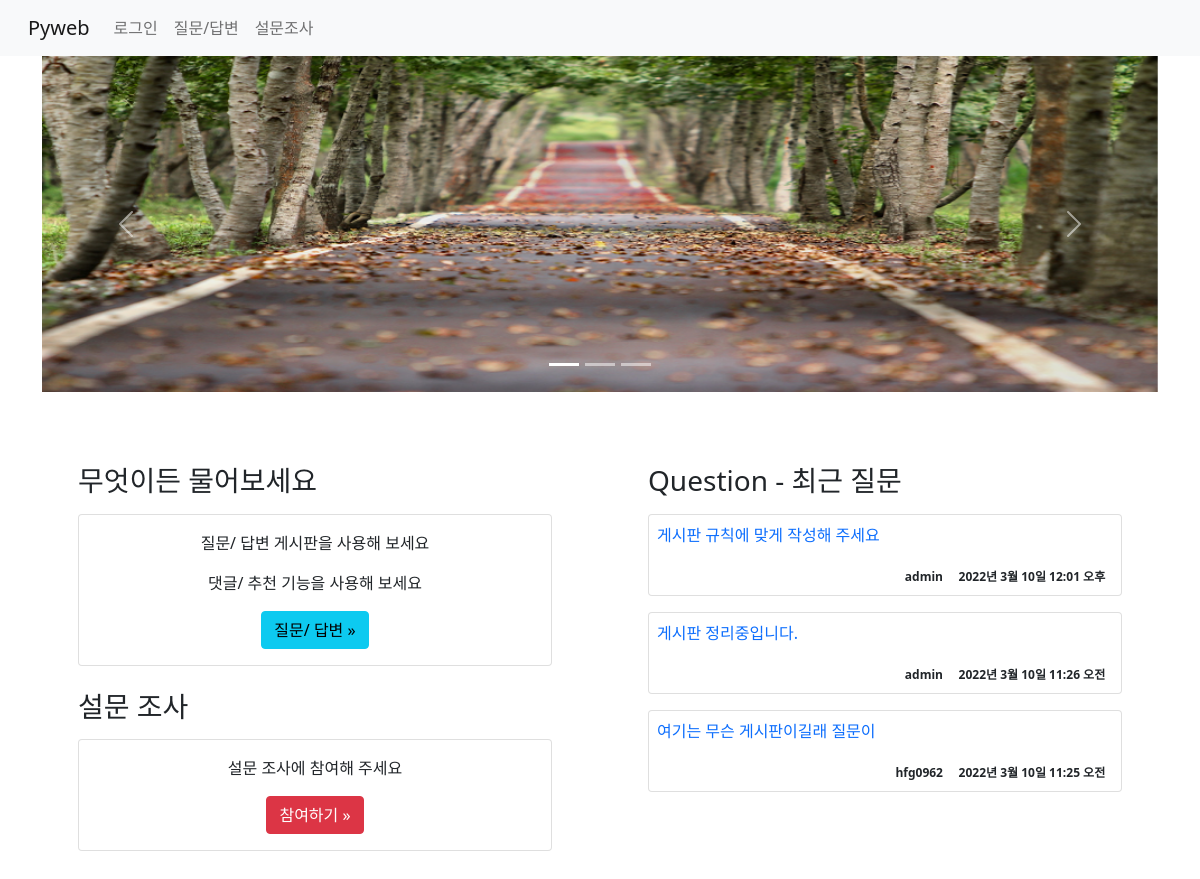
The page / on the database its author committed.
### board/models.py (models this page shows, shortened)
class Question(models.Model):
    subject = models.CharField(max_length=200)
    content = models.TextField()
    create_date = models.DateTimeField()  # not null
    modify_date = models.DateTimeField(null=True, blank=True) # null 값 허용/ blank- 폼 데이터null
    author = models.ForeignKey(User, on_delete=models.CASCADE)

### board/views.py (the view)
# urls.py: path('', views.index, name='index'),  #127.0.0.1:8000/board/
def index(request):
    question_list = Question.objects.order_by('-pk')[:3]
    context = {'question_list':question_list}
    return render(request, 'board/index.html', context)

### templates/board/index.html (shortened to what this page needs)
{% extends 'base.html'%}
{% load static %}
{% block content %}
<div class="container">
    <div id="carouselExampleIndicators" class="carousel slide" data-bs-ride="carousel">
      <div class="carousel-indicators">
        <button type="button" data-bs-target="#carouselExampleIndicators" data-bs-slide-to="0" class="active" aria-current="true" aria-label="Slide 1"></button>
        <button type="button" data-bs-target="#carouselExampleIndicators" data-bs-slide-to="1" aria-label="Slide 2"></button>
        <button type="button" data-bs-target="#carouselExampleIndicators" data-bs-slide-to="2" aria-label="Slide 3"></button>
      </div>
      <div class="carousel-inner">
        <div class="carousel-item active">
          <img src="{% static 'board/images/bg0.png' %}" class="d-block w-100" alt="...">
        </div>
      </div>
      <button class="carousel-control-prev" type="button" data-bs-target="#carouselExampleIndicators" data-bs-slide="prev">
        <span class="carousel-control-prev-icon" aria-hidden="true"></span>
      </button>
      <button class="carousel-control-next" type="button" data-bs-target="#carouselExampleIndicators" data-bs-slide="next">
        <span class="carousel-control-next-icon" aria-hidden="true"></span>
      </button>
    </div>
    <div class="row">
        <div class="col-6 p-5">
            <h3 class="mt-4">무엇이든 물어보세요</h3>
            <div class="card my-3" style="text-align:center;">
                <div class="card-body">
                    <p>질문/ 답변 게시판을 사용해 보세요</p>
                    <p>댓글/ 추천 기능을 사용해 보세요</p>
                    <a href="{% url 'board:boardlist' %}" class="btn btn-info">질문/ 답변 &raquo;</a>
                </div>
            </div>
            <h3 class="mt-4">설문 조사</h3>
            <div class="card my-3" style="text-align:center;">
                <div class="card-body">
                    <p>설문 조사에 참여해 주세요</p>
                    <a href="{% url 'poll:index' %}" class="btn btn-danger">참여하기 &raquo;</a>
                </div>
            </div>
        </div>
        <div class="col-6 p-5">
        <h3 class="mt-4">Question - 최근 질문</h3>
            {% for question in question_list%}
            <div class="card my-3" >
                <div class="card-body p-2">
                    <p>
                        <a href="{% url 'board:detail' question.id %}"
                            class="text-decoration-none">
                            {{ question.subject }}</a>
                    </p>
                    <div class="card-text text-right">
                        <span class="badge text-dark">
                            {{ question.author }} &nbsp; &nbsp; {{ question.create_date }}
                        </span>
                    </div>
                </div>
            </div>
            {% endfor %}
        </div>
    </div>
</div>
{% endblock %}

### rows shown on the page
Question: subject "게시판 규칙에 맞게 작성해 주세요", author "admin", create_date "2022년 3월 10일 12:01 오후"
Question: subject "게시판 정리중입니다.", author "admin", create_date "2022년 3월 10일 11:26 오전"
Question: subject "여기는 무슨 게시판이길래 질문이", author "hfg0962", create_date "2022년 3월 10일 11:25 오전"
